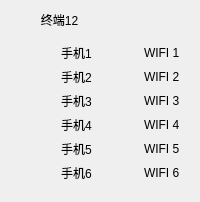
     <widget class="QWidget" name="widget_12" native="true">
      <layout class="QGridLayout" name="gridLayout_14">
       <item row="0" column="0">
        <layout class="QVBoxLayout" name="verticalLayout_13">
         <item>
          <widget class="QLabel" name="label_481">
           <property name="text">
            <string>         终端12</string>
           </property>
          </widget>
         </item>
         <item>
          <widget class="QWidget" name="widget_40" native="true">
           <layout class="QGridLayout" name="gridLayout_40">
            <item row="1" column="0">
             <widget class="LightButton" name="lightButton1_469" native="true"/>
            </item>
            <item row="2" column="0">
             <widget class="LightButton" name="lightButton1_470" native="true"/>
            </item>
            <item row="0" column="2">
             <widget class="LightButton" name="lightButton1_471" native="true"/>
            </item>
            <item row="4" column="2">
             <widget class="LightButton" name="lightButton1_472" native="true"/>
            </item>
            <item row="5" column="0">
             <widget class="LightButton" name="lightButton1_473" native="true"/>
            </item>
            <item row="0" column="0">
             <widget class="LightButton" name="lightButton1_474" native="true"/>
            </item>
            <item row="5" column="2">
             <widget class="LightButton" name="lightButton1_475" native="true"/>
            </item>
            <item row="1" column="2">
             <widget class="LightButton" name="lightButton1_476" native="true"/>
            </item>
            <item row="2" column="2">
             <widget class="LightButton" name="lightButton1_477" native="true"/>
            </item>
            <item row="3" column="2">
             <widget class="LightButton" name="lightButton1_478" native="true"/>
            </item>
            <item row="4" column="0">
             <widget class="LightButton" name="lightButton1_479" native="true"/>
            </item>
            <item row="3" column="0">
             <widget class="LightButton" name="lightButton1_480" native="true"/>
            </item>
            <item row="0" column="3">
             <widget class="QLabel" name="WifiLabel12_1">
              <property name="text">
               <string>WIFI 1</string>
              </property>
             </widget>
            </item>
            <item row="4" column="3">
             <widget class="QLabel" name="WifiLabel12_5">
              <property name="text">
               <string>WIFI 5</string>
              </property>
             </widget>
            </item>
            <item row="3" column="3">
             <widget class="QLabel" name="WifiLabel12_4">
              <property name="text">
               <string>WIFI 4</string>
              </property>
             </widget>
            </item>
            <item row="3" column="1">
             <widget class="QLabel" name="PhoneLabel12_4">
              <property name="text">
               <string>手机4</string>
              </property>
             </widget>
            </item>
            <item row="0" column="1">
             <widget class="QLabel" name="PhoneLabel12_1">
              <property name="text">
               <string>手机1</string>
              </property>
             </widget>
            </item>
            <item row="2" column="1">
             <widget class="QLabel" name="PhoneLabel12_3">
              <property name="text">
               <string>手机3</string>
              </property>
             </widget>
            </item>
            <item row="4" column="1">
             <widget class="QLabel" name="PhoneLabel12_5">
              <property name="text">
               <string>手机5</string>
              </property>
             </widget>
            </item>
            <item row="5" column="1">
             <widget class="QLabel" name="PhoneLabel12_6">
              <property name="text">
               <string>手机6</string>
              </property>
             </widget>
            </item>
            <item row="1" column="1">
             <widget class="QLabel" name="PhoneLabel12_2">
              <property name="text">
               <string>手机2</string>
              </property>
             </widget>
            </item>
            <item row="5" column="3">
             <widget class="QLabel" name="WifiLabel12_6">
              <property name="text">
               <string>WIFI 6</string>
              </property>
             </widget>
            </item>
            <item row="2" column="3">
             <widget class="QLabel" name="WifiLabel12_3">
              <property name="text">
               <string>WIFI 3</string>
              </property>
             </widget>
            </item>
            <item row="1" column="3">
             <widget class="QLabel" name="WifiLabel12_2">
              <property name="text">
               <string>WIFI 2</string>
              </property>
             </widget>
            </item>
           </layout>
          </widget>
         </item>
        </layout>
       </item>
      </layout>
     </widget>
